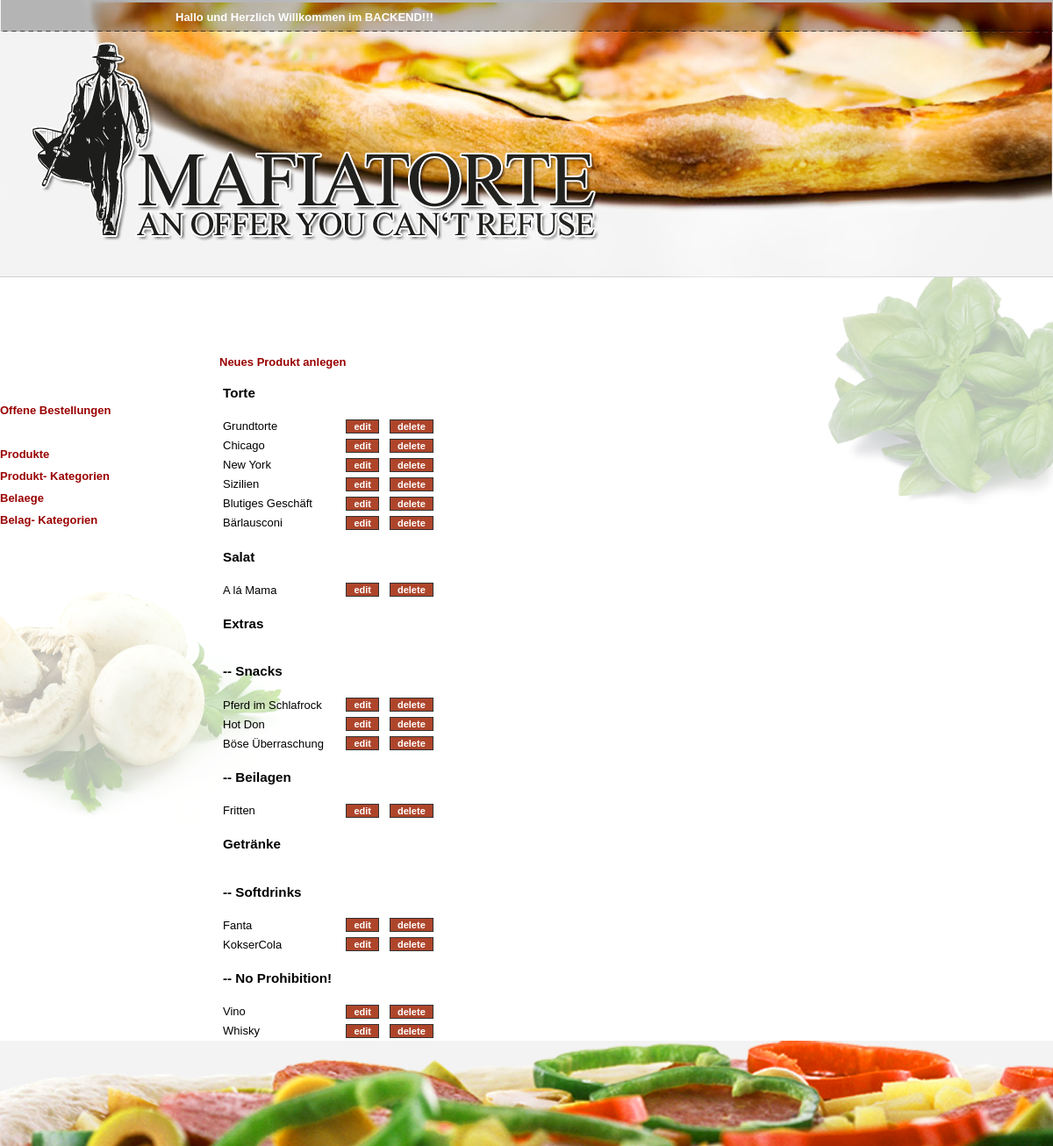
/backend/index.php?site=produkt, run on the app's committed database.
### tables this page shows
CREATE TABLE IF NOT EXISTS `produktkat` (
  `ID` int(10) unsigned NOT NULL AUTO_INCREMENT,
  `top_ID` int(10) unsigned DEFAULT NULL,
  `name` varchar(100) NOT NULL,
  PRIMARY KEY (`ID`)
);

CREATE TABLE IF NOT EXISTS `produkt` (
  `ID` int(10) unsigned NOT NULL AUTO_INCREMENT,
  `kat_ID` int(10) unsigned NOT NULL,
  `name` varchar(100) NOT NULL,
  `comment` varchar(100) NOT NULL,
  PRIMARY KEY (`ID`),
  KEY `kat_ID` (`kat_ID`)
);

### _settings.php (called while the page is built, shortened)
<?php
function safe_query($query="") {
	if(stristr(str_replace(' ', '', $query), "unionselect")===FALSE AND stristr(str_replace(' ', '', $query), "union(select")===FALSE){
		if(DEBUG == "OFF") $result = mysql_query($query) or die('Query failed!');
		else {
			$result = mysql_query($query) or die('Query failed: '
			.'<li>errorno='.mysql_errno()
			.'<li>error='.mysql_error()
			.'<li>query='.$query);
		}
		return $result;
	}
	else die();
}
?>

### backend/produkt.php (the view, shortened to what this page needs)
<?php
if(isset($_GET['action'])) {
	if($_GET['action']=="add") {
    echo '<h1>Produkt hinzuf&uuml;gen</h1>
    <form method="post" action="index.php?site=produkt&action=edit" id="post" name="post" enctype="multipart/form-data" ">
    <table width="100%" border="0" cellspacing="1" cellpadding="3">
      <tr>
        <td width="15%"><b>Name des Produktes</b></td>
        <td width="85%"><input type="text" name="name" size="60" /></td>
      </tr>
      <tr>
        <td width="15%"><b>Comment</b></td>
        <td width="85%"><input type="text" name="comment" size="60" /></td>
      </tr>
      <tr>
        <td width="15%"><b>Kategorie</b></td>
        <td width="85%"><select name="kat_ID" size="1">';
                          $katq = safe_query("SELECT ID,name FROM produktkat");
                          while($kat = mysql_fetch_array($katq)){
                            echo '<option value='. $kat["ID"] . '>'. $kat["name"] . '</option>';
                          }
                    echo '</select></td>
       </tr>
      <tr>
        <td colspan="2"><input type="submit" name="save" value="weiter" /></td>
      </tr>
    </table>
    </form>';
	}
	elseif($_GET['action']=="edit") {
	 $produktq = safe_query("SELECT * FROM produkt WHERE ID=". $_GET["ID"] . "");
   $produkt = mysql_fetch_array($produktq);
  echo'<h1>Produkt editieren</h1>';
    echo '<form method="post" action="index.php?site=produkt" id="post" name="post" enctype="multipart/form-data" ">
    <table width="100%" border="0" cellspacing="1" cellpadding="3">
      <tr>
        <td width="15%"><b>Name des Produktes</b></td>
        <td width="85%"><input type="text" name="name" size="60" value="'. $produkt["name"] . '" />
        <input type="hidden" name="ID" value="'. $produkt["ID"] .'" /></td>
      </tr>
      <tr>
        <td width="15%"><b>Comment</b></td>
        <td width="85%"><input type="text" name="comment" size="60" value="'. $produkt["comment"] .'" /></td>
      </tr>
      <tr>
        <td width="15%"><b>Kategorie</b></td>
        <td width="85%"><select name="kat_ID" size="1">';
                          $katq = safe_query("SELECT ID,name FROM produktkat");
                          while($kat = mysql_fetch_array($katq)){
                            echo '<option';
                            if($kat["ID"] == $produkt["kat_ID"]) echo  " selected ";
                            echo ' value='. $kat["ID"] . '>'. $kat["name"] . '</option>';
                          }
                    echo '</select></td>
       </tr>
       <tr>
        <td colspan="2"><input type="submit" name="edit_basic" value="Basics editieren" /></td>
      </tr>
    </table>
    </form>';
    $checkq = safe_query("SELECT belag_ID FROM belagzuprodukt WHERE produkt_ID=" . $produkt["ID"] . "");
    $checkarr = array();
    $i = 0;
    while($check = mysql_fetch_array($checkq)){
       $checkarr[$i] = $check['belag_ID'];
       $i++;
    }
    $produkt_ID = $produkt["ID"];
    $katq = safe_query("SELECT belagkat.ID,belagkat.name
      FROM belagkat,belagkatzuproduktkat,produktkat,produkt
      WHERE produkt.ID ='$produkt_ID'
      AND produkt.kat_ID = produktkat.ID
      AND produktkat.ID = belagkatzuproduktkat.produktkat_ID
      AND belagkatzuproduktkat.belagkat_ID = belagkat.ID
      ORDER BY belagkat.ID");
    if(mysql_num_rows($katq)>=1){
	   echo '<h1>Zutaten</h1>
			 <form method="post" action="index.php?site=produkt" id="post" name="post" enctype="multipart/form-data" ">
             <table width="100%" border="0" cellspacing="1" cellpadding="3">
             <input type="hidden" name="produkt_ID" value="'. $produkt['ID'] .'" />';
         while($kat = mysql_fetch_array($katq)){
             echo "<tr>
                    <td><h3>" . $kat["name"] . "</h3></td>
                  </tr>";
              $produktq = safe_query("SELECT * FROM belag WHERE kat_ID=" . $kat["ID"] . "");
              while($belag = mysql_fetch_array($produktq)){
                if(in_array($belag['ID'],$checkarr)) $checked = " checked ";
                else $checked="";
                echo '<tr>
                        <td><input type="checkbox" name="belag_ID[]" value="'. $belag['ID'] .'" '. $checked. '>' . $belag["name"] . '</td>
                      </tr>';
              }
        }
        echo' <tr>
              <td><input type="submit" name="edit_belag" value="edit" /></td>
            </tr>
          </table>
          </form>';
    }
      $produktkat_ID = $produkt['kat_ID'];
      $produktpreisq = safe_query("SELECT * FROM produktpreis WHERE produkt_ID=" . $produkt["ID"] . " ORDER BY size");
      if(mysql_num_rows($produktpreisq)>=1){
          echo'<h1>Preis editieren</h1>';
		  echo '<form method="post" action="index.php?site=produkt" id="post" name="post" enctype="multipart/form-data" ">
           <table width="100%" border="0" cellspacing="1" cellpadding="3">';
          while($produktpreis = mysql_fetch_array($produktpreisq)){
            echo '<tr>
                  <td width="15%">
                  <input type="hidden" name="produktpreis_ID[]" value="'. $produktpreis['ID'] .'" />
                  <select name="size[]" size="1">';
                              $sizeq = safe_query("SELECT size,name FROM size WHERE produktkat_ID ='$produktkat_ID'");
                              while($size = mysql_fetch_array($sizeq)){
                                echo '<option';
                                if($size["size"] == $produktpreis["size"]) echo  " selected ";
                                echo ' value='. $size["size"] . '>'. $size["name"] . '</option>';
                              }
                        echo '</select></td>
                        <td width="15%"><input type="text" name="preis[]" size="10" value="'. $produktpreis["preis"] .'" /> Euro</td>
                        <td width="70%"><a href="?site=produkt&action=edit&ID='. $produkt["ID"] . '&delete_preis=' . $produktpreis["ID"] . '"> delete</a></td>
                </tr>   ';
          }
          echo' <tr>
            <td colspan="3"><input type="submit" name="edit_preis" value="Preis editieren" /></td>
          </tr>
        </table>
        </form>';
      }
      $sizeq = safe_query("SELECT size.size,size.name FROM size
                            WHERE size.def_preis IS NULL
                            AND produktkat_ID ='".$produkt['kat_ID']."'
                            AND NOT EXISTS(SELECT produktpreis.size FROM produktpreis
                            WHERE produkt_ID ='".$produkt['ID']."'
                            AND produktpreis.size = size.size)  ");
      if(mysql_num_rows($sizeq)>=1){
          echo'<h3>Preis hinzuf&uuml;gen</h3>';
          echo '<form method="post" action="index.php?site=produkt&action=edit&ID=' . $_GET['ID'] . '" id="post" name="post" enctype="multipart/form-data" ">
           <table width="100%" border="0" cellspacing="1" cellpadding="3">
             <tr>
                <td width="15%">
                  <input type="hidden" name="produkt_ID" value="'. $produkt['ID'] .'" />
                  <select name="size" size="1">';
                              while($size = mysql_fetch_array($sizeq)){
                                echo '<option value='. $size["size"] . '>'. $size["name"] . '</option>';
                              }
                        echo '</select></td>
                        <td width="15%"><input type="text" name="preis" size="10" /> Euro</td>
                        <td width="70%"><input type="submit" name="save_preis" value="hinzuf&uuml;gen" /></td>
                </tr>
        </table>
        </form>';
      }
	}
}
else{
  echo '<a href="?site=produkt&action=add">Neues Produkt anlegen</a>';
  $katq = safe_query("SELECT * FROM produktkat WHERE top_ID IS NULL");
  echo '<table width="100%" border="0" cellspacing="1" cellpadding="3">';
  while($kat = mysql_fetch_array($katq)){
     echo "<tr>
            <td colspan='4'><h3>" . $kat["name"] . "</h3></td>
          </tr>";
          $subkatq = safe_query("SELECT * FROM produktkat WHERE top_ID = '".$kat['ID']."'");
          while($subkat = mysql_fetch_array($subkatq)){
             echo "<tr>
                    <td colspan='4'><h3>-- " . $subkat["name"] . "</h3></td>
                  </tr>";
                $produktq = safe_query("SELECT * FROM produkt
                                        WHERE kat_ID=" . $subkat["ID"] . "");
                while($produkt = mysql_fetch_array($produktq)){
                  echo '<tr>
                          <td width="15%">' . $produkt["name"] . '</td>
                          <td width="5%"><a href="?site=produkt&action=edit&ID=' . $produkt["ID"] . '" class="button"> edit</a></td>
                          <td align="left"><a href="?site=produkt&delete=' . $produkt["ID"] . '" class="button"> delete</a></td>
                        </tr>';
                }
        }
    $produktq = safe_query("SELECT * FROM produkt
                            WHERE kat_ID=" . $kat["ID"] . "");
    while($produkt = mysql_fetch_array($produktq)){
      echo '<tr>
              <td width="15%">' . $produkt["name"] . '</td>
              <td width="5%"><a href="?site=produkt&action=edit&ID=' . $produkt["ID"] . '" class="button"> edit</a></td>
              <td align="left"><a href="?site=produkt&delete=' . $produkt["ID"] . '" class="button"> delete</a></td>
            </tr>';
    }
  }
  echo '</table>';
}
?>

### _stylesheet.css (style rules this page uses)
body { background-image:url(img/bg.png); background-repeat:no-repeat; background-position:top center; background-color:#FFF; background-attachment:fixed; margin:0px; padding:0px; font-family:Verdana, Arial, sans-serif; font-size:13px; margin-top:0px; margin-left:auto; margin-right:auto; }
a, a:visited, a:active { color: #900; text-decoration: none; font-weight:bold; }
a.button, a.button:visited, a:active { color:#FFF; }
.button { padding:1px 8px 1px 8px; margin-left: 5px; font-size:11px; border: 1px solid #333333; background-color: #AE452B; color:#FFF; }

### data on the page
produktkat: name "Torte"
produkt: name "Grundtorte"
produkt: name "Chicago"
produkt: name "New York"
produkt: name "Sizilien"
produkt: name "Blutiges Geschäft"
produkt: name "Bärlausconi"
produktkat: name "Salat"
produkt: name "A lá Mama"
produktkat: name "Extras"
produktkat: name "Snacks"
produkt: name "Pferd im Schlafrock"
produkt: name "Hot Don"
produkt: name "Böse Überraschung"
produktkat: name "Beilagen"
produkt: name "Fritten"
produktkat: name "Getränke"
produktkat: name "Softdrinks"
produkt: name "Fanta"
produkt: name "KokserCola"
produktkat: name "No Prohibition!"
produkt: name "Vino"
produkt: name "Whisky"
